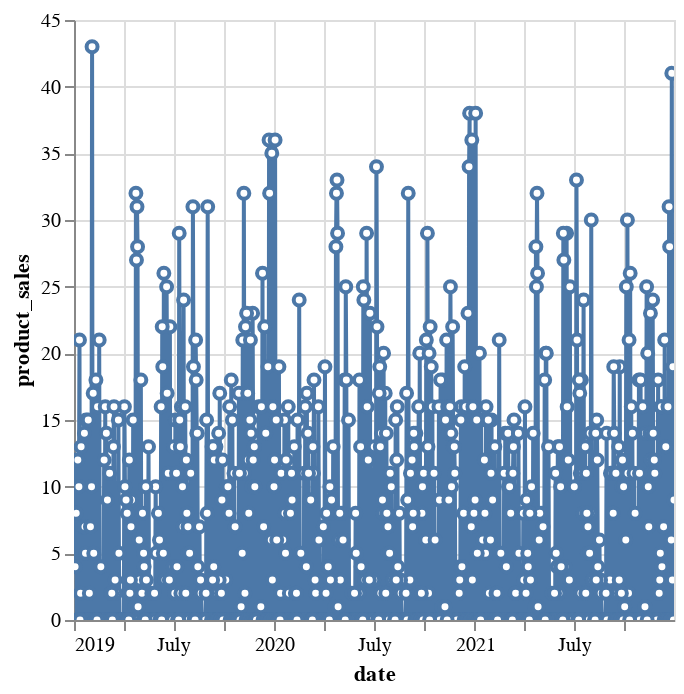

The notebook cell this image was saved under:
### Markdown cell above
## Exercise B

**Exercise B**. The second series of the dataset presents the daily sales of a product sold in the store, expressed in units. You are asked:
  - To visualize the series.
  - To compute the average daily demand of the product, the coefficient of variation of non-zero demands (CV2), and the average number of time periods between two successive non-zero demands (ADI).
  -  To visualize the empirical distribution of the demand of the product and compute its 5%, 50% and 95% percentiles.
  -  To create and visualize the respective monthly series and comment on its seasonal pattern, if present.

### Daily Product Sales Series

### Code cell
alt.Chart(dat.reset_index()).\
    mark_line(point=alt.OverlayMarkDef(filled=False, fill="white")).\
        encode(x = 'date:T', y = 'product_sales:Q', tooltip=['date', 'product_sales']).\
            interactive()

### Figure 1 — Vega-Lite specification as saved in the notebook (floating-point values rounded to 4 significant figures; data arrays with more than 128 entries replaced by an {"elided": "..."} marker saying what was removed)
{"config": {"view": {"continuousWidth": 300, "continuousHeight": 300}}, "data": {"name": "data-4bba844a6215fcfdc1c200784464bd2a"}, "mark": {"type": "line", "point": {"fill": "white", "filled": false}}, "encoding": {"tooltip": [{"field": "date", "type": "temporal"}, {"field": "product_sales", "type": "quantitative"}], "x": {"field": "date", "type": "temporal"}, "y": {"field": "product_sales", "type": "quantitative"}}, "params": [{"name": "param_48", "select": {"type": "interval", "encodings": ["x", "y"]}, "bind": "scales"}], "$schema": "https://vega.github.io/schema/vega-lite/v5.8.0.json", "datasets": {"data-4bba844a6215fcfdc1c200784464bd2a": {"elided": "1096 records"}}}
